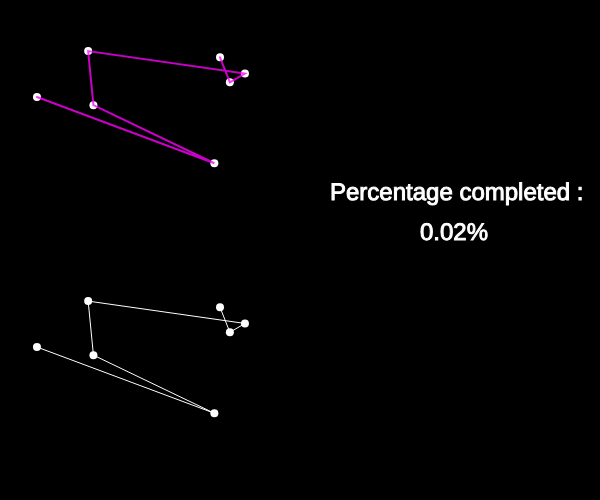
Frame 1 (no input)
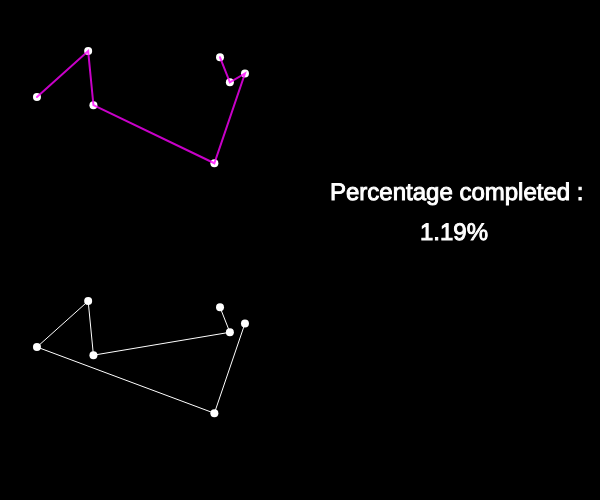
Frame 60 (no input)
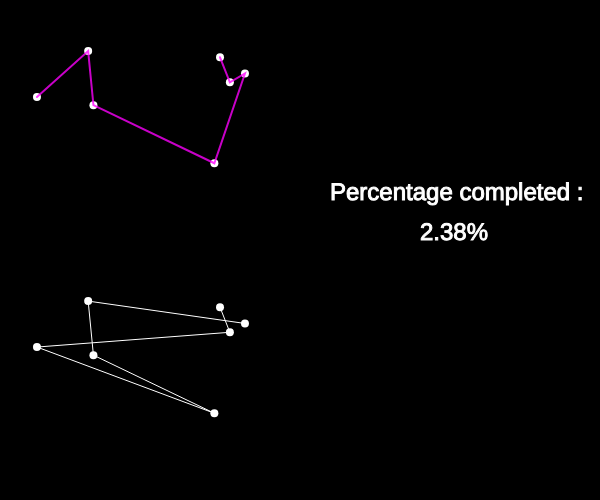
Frame 120 (the mouse pressed at the canvas centre since frame 60)

The p5.js sketch that drew these frames (run headless with seeded random() and noise() and a simulated clock; from frame 60 on, the mouse is pressed at the canvas centre):

// p5.js sketch
// ── sketch.js
var cities = [];
var totalCities = 7;
var totalPermutations;
var count = 0;
var order = [];
var recordDistance;
var bestEver;

function setup() {
  createCanvas(600,500);
  createCities();
  totalPermutations = factorial(totalCities);
}

function draw() {
  background(0);
  drawing();
  nextOrder();
  percentage();
}

// ── calcDistance.js
function calcDistance(points, order){
  var sum = 0;
  for (var i = 0; i < order.length-1; i++) {
    var cityAIndex = order[i];
    var cityA = points[cityAIndex];
    var cityBIndex = order[i+1];
    var cityB = points[cityBIndex];

    var d = dist(cityA.x, cityA.y, cityB.x, cityB.y);
    sum += d;
  }
  return sum;
}

// ── createCities.js
function createCities() {
  // Create the cities with their order
  for (var i = 0; i < totalCities; i++) {
    cities[i] = createVector(random(20,width/2), random(20,height/2-50));
    order[i] = i;
  }

  // Save the first distance as the best distance so far and copy the order into new array
  var d = calcDistance(cities, order);
  recordDistance = d;
  bestEver = order.slice();

}

// ── drawing.js
function drawing() {
  drawCities();

  // Drawing lines between cities with shortest path
  beginShape();
  stroke(255, 0 , 255, 200);
  strokeWeight(2);
  noFill();
  for (var i = 0; i < order.length; i++) {
    var n = bestEver[i];
    vertex(cities[n].x, cities[n].y);
  }
  endShape();

  // Drawing lines between cities with every possible combination
  translate(0, height/2);
  drawCities();
  beginShape();
  stroke(255);
  strokeWeight(1);
  noFill();
  for (var i = 0; i < order.length; i++) {
    var n = order[i];
    vertex(cities[n].x, cities[n].y);
  }
  endShape();

  var d = calcDistance(cities, order);
  if (d < recordDistance) {
    recordDistance = d;
    bestEver = order.slice();
    console.log("Best distance : " + nf(recordDistance,0,2));
  }
}

function drawCities() {
  fill(255);
  noStroke();
  for (var i = 0; i < cities.length; i++) {
    ellipse(cities[i].x, cities[i].y , 8, 8);
  }

}

// ── nextOrder.js
function nextOrder() {
  count++;
  var largestI = -1;
  for (var i = 0; i < order.length-1; i++) {
    if(order[i] < order[i+1]){
      largestI = i;
    }
  }
  if (largestI == -1) {
    noLoop();
    console.log('finished');
  }

  var largestJ = -1;
  for (var j = 0; j < order.length; j++) {
    if (order[largestI] < order[j]) {
      largestJ = j;
    }
  }

  swap(order , largestI, largestJ);

  var endArray = order.splice(largestI + 1);
  endArray.reverse();
  order = order.concat(endArray);
}

function swap(a, i, j){
  var temp = a[i];
  a[i] = a[j];
  a[j] = temp;
}

// ── percentage.js
function percentage() {
  translate(0,-height/2);
  textSize(24);
  fill(255);
  var percent = 100 * (count / totalPermutations);
  text("Percentage completed : ", width/2+30, height/2-50);
  text(nf(percent, 0, 2) + "%", width/2+120, height/2-10);
}

function factorial(n) {
  if (n == 1) {
    return 1;
  } else {
    return n * factorial(n-1);
  }
}
